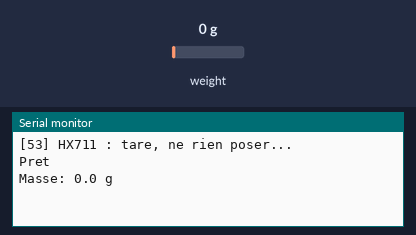
Recording of a sketch running on a simulated Arduino Uno, built with avr-gcc and run on an emulated ATmega328P. Parts: the last lines printed to the serial monitor. The test bench sets the inputs (shaded band); at power-on: weight on the scale 0 g.

Above: at 2.2 s.
2.3 s: weight on the scale set to 100 g
At 4.1 s:
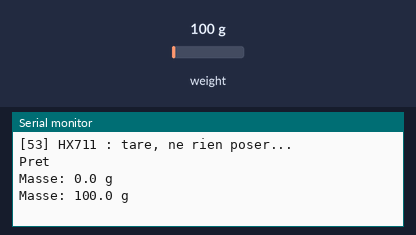
4.3 s: weight on the scale set to 1250 g
At 5.9 s:
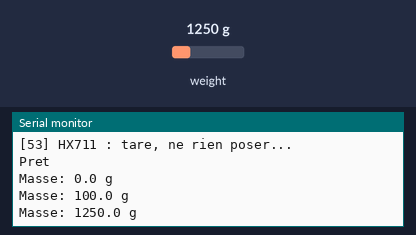
Timing chart, 0 to 7.4 s (numbered marks = the images above; inputs shaded):
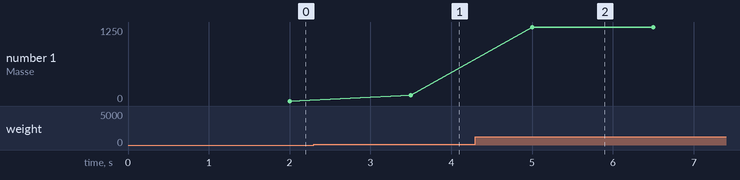

The sketch:

53_Cellule_Charge_HX711.ino
```cpp
/*
 * =====================================================================
 *  Arduino Lab Nexus v6.1.0 STABLE  -  Cellule de charge HX711
 * =====================================================================
 *  Explication : Pèse un objet avec une cellule de charge et l'amplificateur HX711.
 *  Carte       : Arduino UNO / Nano (ATmega328P) - compatible Mega
 *  Moniteur    : 9600 bauds
 *
 *  Câblage :
 *   Arduino 5V     -> HX711 VCC
 *   Arduino GND    -> HX711 GND
 *   Arduino D3     -> HX711 DT
 *   Arduino D2     -> HX711 SCK
 *
 *  Bibliothèques requises (arduino-cli lib install "...") : HX711 Arduino Library
 * =====================================================================
 */
// @libs: HX711 Arduino Library

#include "HX711.h"

const uint8_t PIN_DT  = 3;
const uint8_t PIN_SCK = 2;

// Facteur d'étalonnage à ajuster avec une masse connue
const float FACTEUR = 420.0;

HX711 balance;

void setup() {
  Serial.begin(9600);
  balance.begin(PIN_DT, PIN_SCK);
  balance.set_scale(FACTEUR);
  Serial.println(F("[53] HX711 : tare, ne rien poser..."));
  balance.tare();      // mise à zéro
  Serial.println(F("Pret"));
}

void loop() {
  if (balance.is_ready()) {
    // Moyenne de 10 mesures
    float masse = balance.get_units(10);
    Serial.print(F("Masse: "));
    Serial.print(masse, 1);
    Serial.println(F(" g"));
  } else {
    Serial.println(F("HX711 non detecte"));
  }
  delay(500);
}
```

Measured:
- after the input at 2.3 s, the serial monitor: prints a new line after 1.2 s (image 1)
- after the input at 4.3 s, the serial monitor: prints a new line after 0.70 s (image 2)
- plotted number 1: 0 → 100 after the input at 2.3 s, 100 → 1250 after the input at 4.3 s
